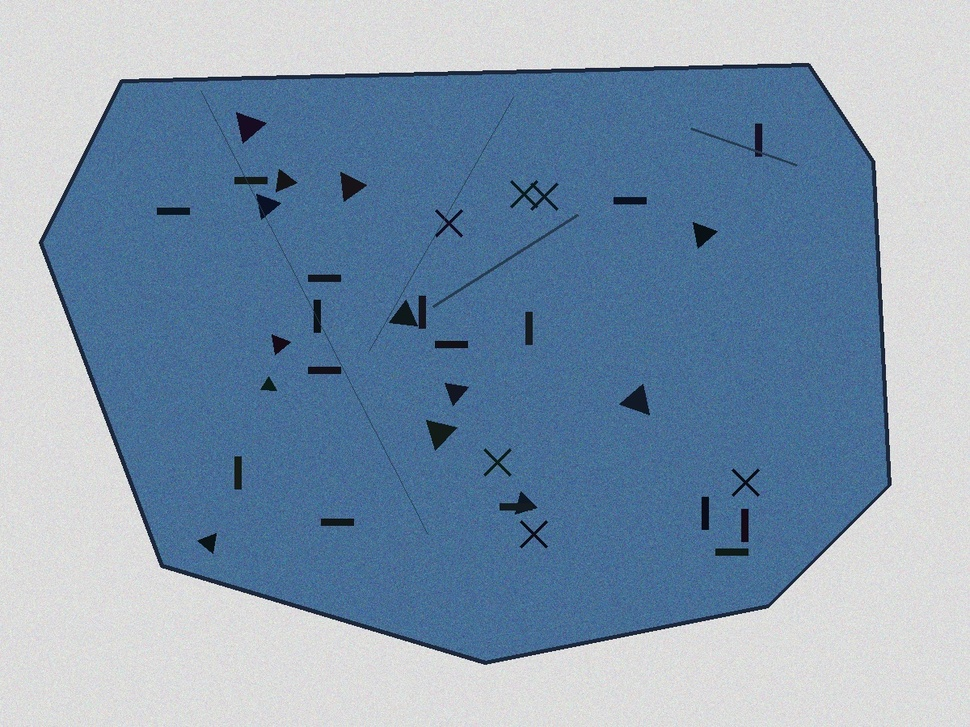
#> input picture mijn_scherf.jpg, 970 x 727 px, shrunk from 1200 x 900 before the run, found by its file name
$ python test_scherf.py
#> lines starting #> are read from the running program, lines starting #| are printed output that depends on the picture
import cv2
import numpy as np
from pathlib import Path
import os

img_path = Path("/data/mijn_scherf.jpg")
img = cv2.imread(str(img_path))
#> img is the input picture: shape (727, 970, 3); mean B, G, R 175.2, 151.9, 129.3
print("Image shape:", img.shape if img is not None else "FAILED TO LOAD")
#| Image shape: (727, 970, 3)

if img is not None:
    gray = cv2.cvtColor(img, cv2.COLOR_BGR2GRAY)
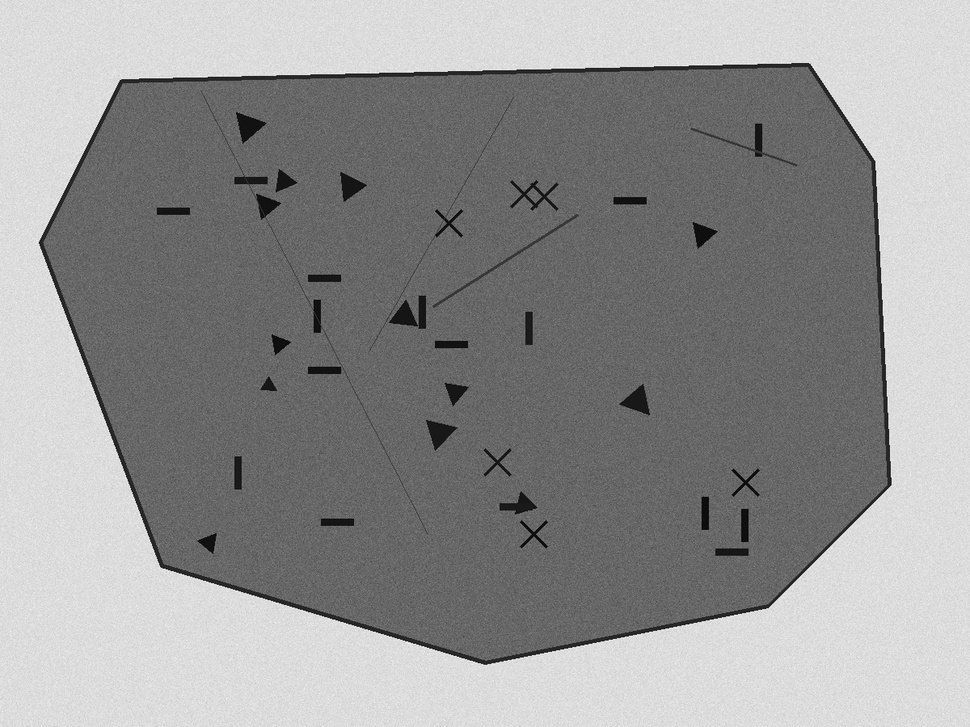
#> gray: shape (727, 970); min 3, max 255, mean 147.8
    clahe = cv2.createCLAHE(clipLimit=3.0, tileGridSize=(8, 8))
    enhanced = clahe.apply(gray)
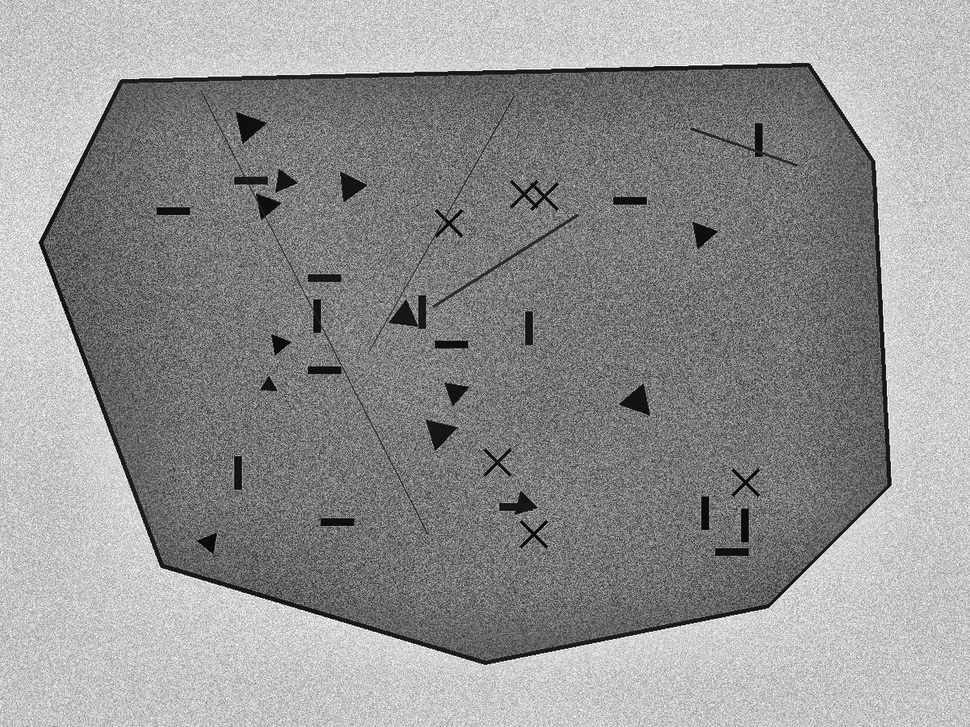
#> enhanced: shape (727, 970); min 2, max 255, mean 146.4
    thresh = cv2.adaptiveThreshold(enhanced, 255, cv2.ADAPTIVE_THRESH_GAUSSIAN_C, cv2.THRESH_BINARY_INV, 15, 5)
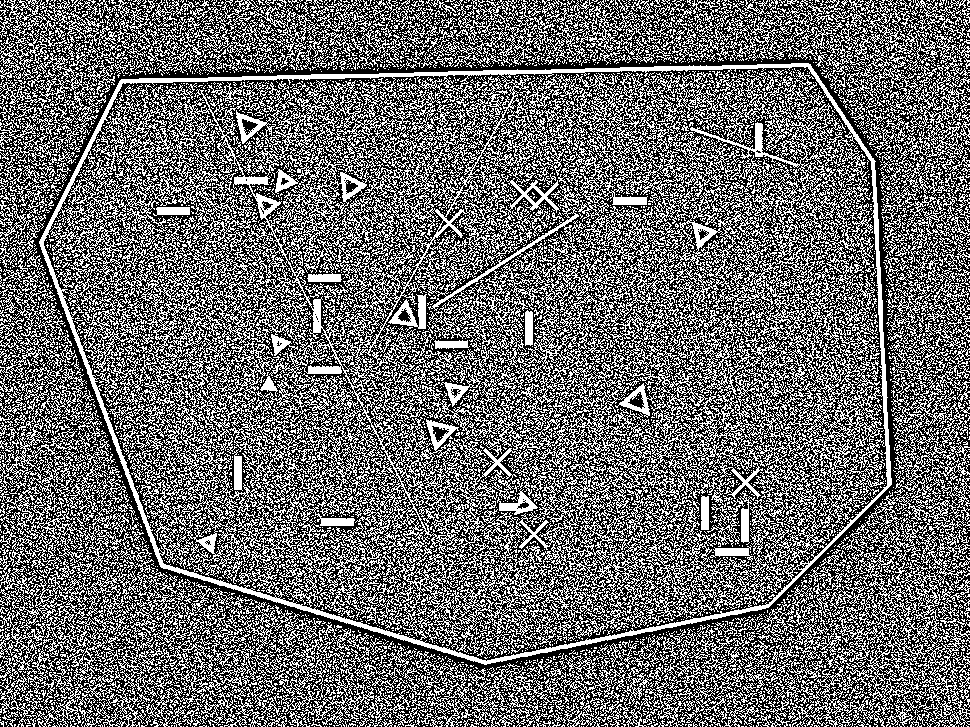
#> thresh: shape (727, 970); 41.7% white in thin lines or dots

    num_labels, labels, stats, centroids = cv2.connectedComponentsWithStats(thresh, connectivity=8)
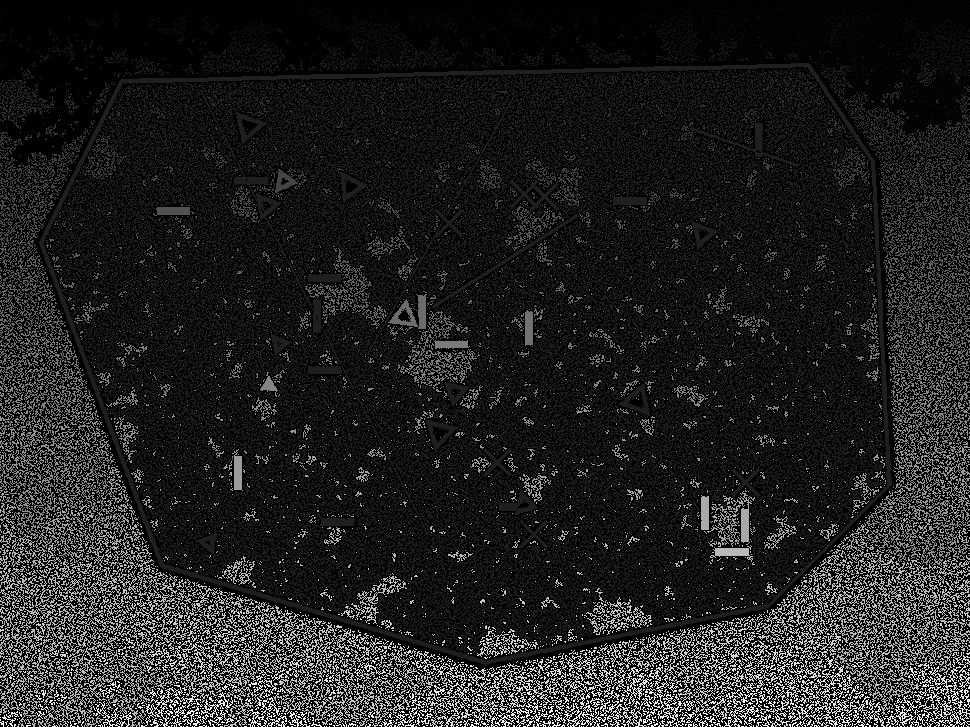
#> labels: shape (727, 970) int32; min 0, max 8187, mean 1008.2; drawn with min black and max white
#> num_labels = 8188; centroids = 8188 pairs, first value 0 to 969, second value 0 to 726
    print("Connected components:", num_labels)
#| Connected components: 8188
    print("File exists:", os.path.exists("/data/mijn_scherf.jpg"))
